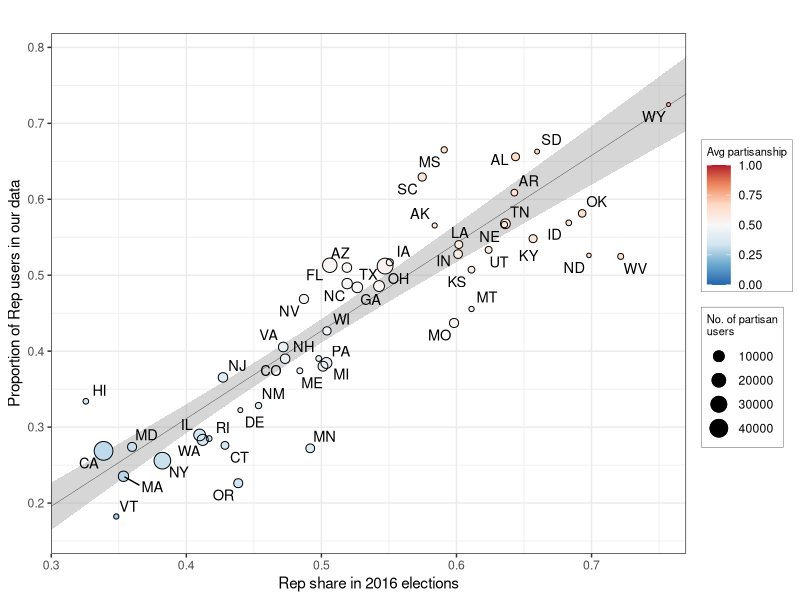

R code for this plot:
library(ggplot2)
library(ggrepel)
data <- read.csv("verify_party_assignment.csv", header=TRUE)

# We exclude DC because it has a disproportionately large number of news media Twitter handles that make it an outlier. Moreover, DC is not an official state.
data = data[data$abbr != 'DC',]

data$avg_part <- rowMeans(subset(data, select = c(rep_share, rep_twitter)), na.rm = TRUE)

ggplot(data) + 
  geom_smooth(method='lm', aes(x=rep_share, y=rep_twitter, weight=partisan_twitter), size=.1, color='black', se=TRUE, fullrange=TRUE)  + 
  geom_point(aes(x=rep_share, y=rep_twitter, size=partisan_twitter, color=avg_part)) + 
  geom_point(aes(x=rep_share, y=rep_twitter, size=partisan_twitter), shape = 1,colour = "black") +
  geom_text_repel(aes(x=rep_share, y=rep_twitter, label=abbr), size=3.7) + 
  scale_color_distiller("Avg partisanship", palette = "RdBu", limits=c(0,1)) + 
  theme_bw() +
  labs(x='Rep share in 2016 elections', y='Proportion of Rep users in our data', title='', size='No. of partisan\nusers') + 
  scale_y_continuous(breaks=seq(0,1,.1)) + scale_x_continuous(breaks=seq(0,1,.1), expand=c(0,0), limits=c(0.3, .77))  +
  theme(legend.background = element_rect(color="black",size = 0.1),legend.margin=margin(c(4,4,5,4)), legend.title=element_text(size=8))


fit <- lm(rep_share ~ rep_twitter, weights = partisan_twitter, data = data)
summary(fit)
